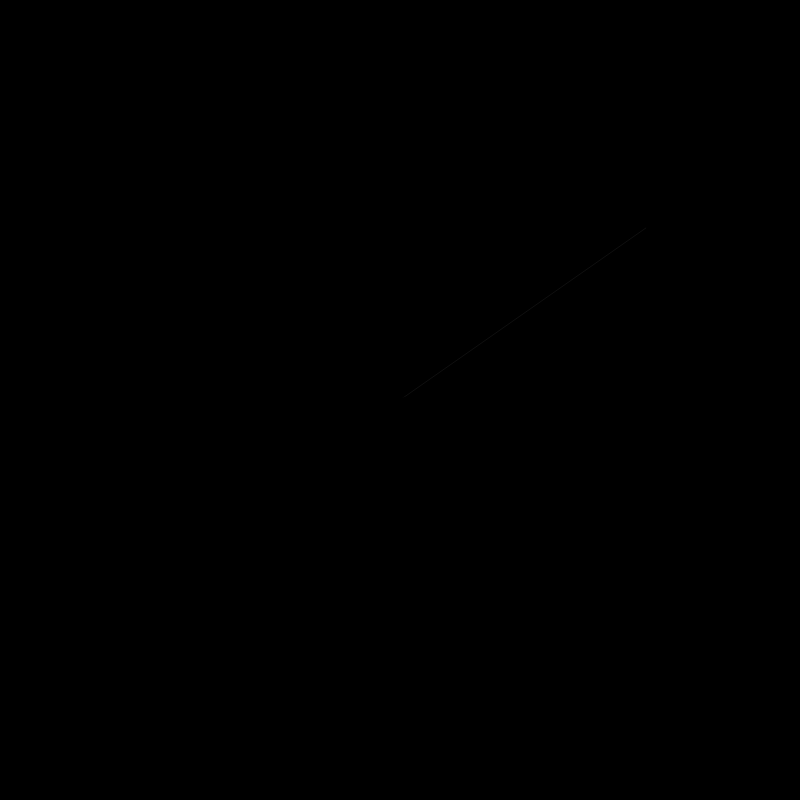
Frame 1 (no input)
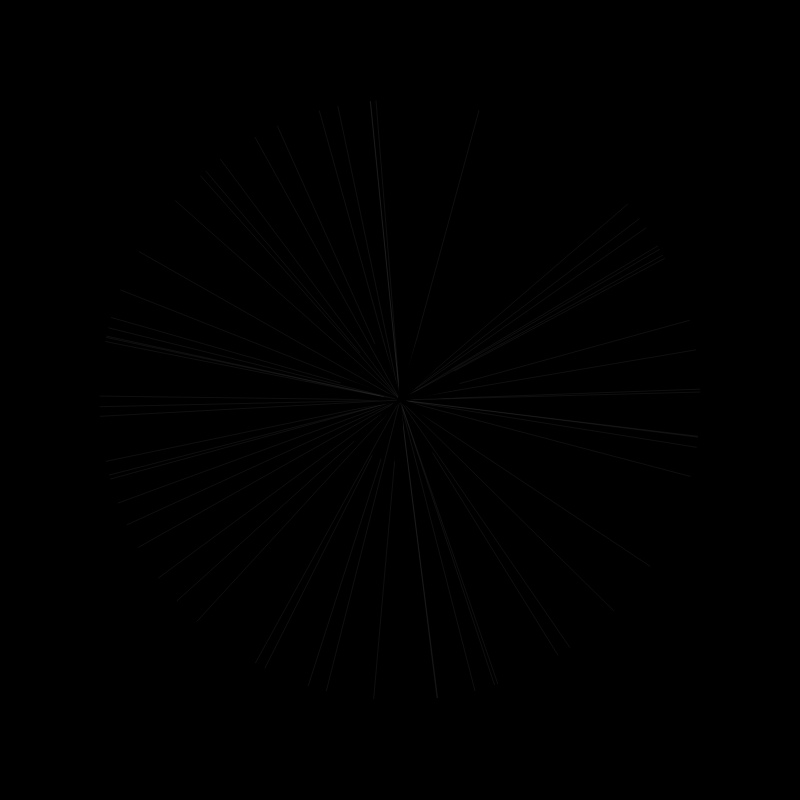
Frame 60 (no input)
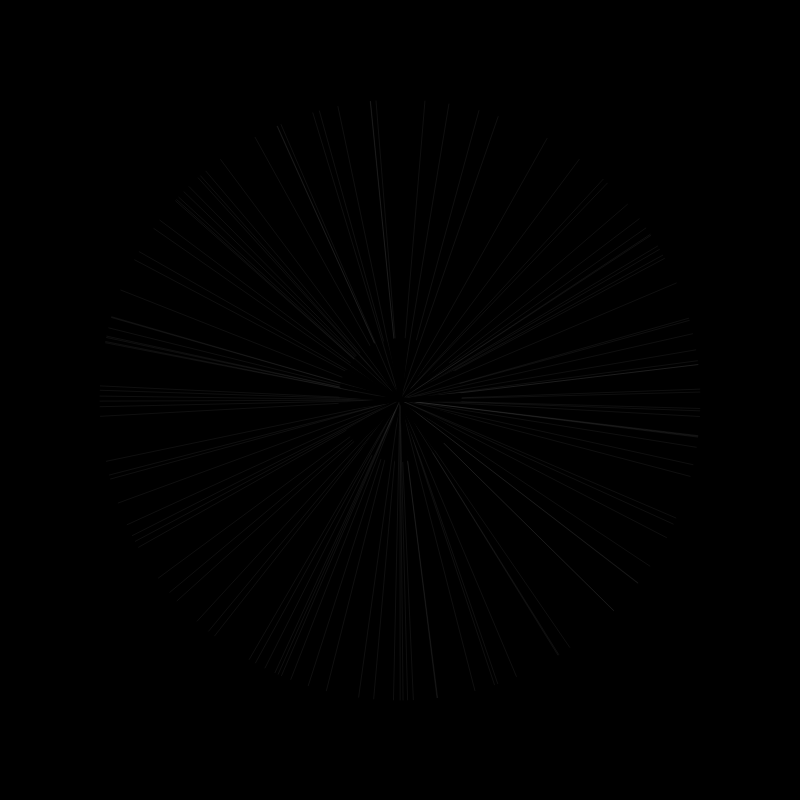
Frame 120 (the mouse pressed at the canvas centre since frame 60)

The p5.js sketch that drew these frames (run headless with seeded random() and noise() and a simulated clock; from frame 60 on, the mouse is pressed at the canvas centre):

// p5.js sketch
// ── sketch.js
/*
 * @name RandomVenctor
 * @description Random venctor generation.
 */
// Define fundamental variables
let x, y;
var w_center, h_center
var colors = [];
let fr = 4000

function setup() {
  createCanvas(800 , 800);
  frameRate(fr)
  smooth(8);
  background(0)
}

function draw() {
  translate(width/2, height/2)
  var col = 255;

  // let v = createVector(random(-100, 100), random(-100, 100))
  v = p5.Vector.random2D(500, 600).mult(300)

  strokeWeight(0.8)
  stroke(col, 20)
  line(0,0, v.x, v.y)

  v2 = p5.Vector.random2D(100, 100).mult(60)

  strokeWeight(4)
  stroke(0)
  line(0,0, v2.x, v2.y)

}
